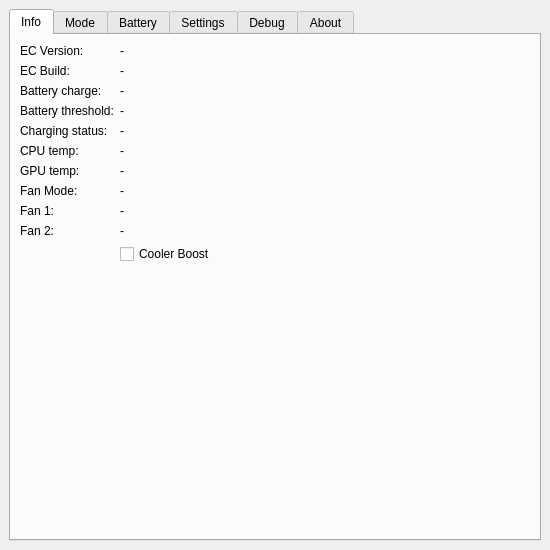
<?xml version="1.0" encoding="UTF-8"?>
<ui version="4.0">
 <class>MainWindow</class>
 <widget class="QMainWindow" name="MainWindow">
  <property name="geometry">
   <rect>
    <x>0</x>
    <y>0</y>
    <width>550</width>
    <height>550</height>
   </rect>
  </property>
  <property name="minimumSize">
   <size>
    <width>400</width>
    <height>400</height>
   </size>
  </property>
  <property name="windowTitle">
   <string notr="true">MControlCenter</string>
  </property>
  <widget class="QWidget" name="centralwidget">
   <property name="enabled">
    <bool>true</bool>
   </property>
   <layout class="QGridLayout" name="gridLayout">
    <item row="0" column="1">
     <widget class="QTabWidget" name="tabWidget">
      <property name="minimumSize">
       <size>
        <width>0</width>
        <height>0</height>
       </size>
      </property>
      <property name="currentIndex">
       <number>0</number>
      </property>
      <widget class="QWidget" name="infoTab">
       <property name="maximumSize">
        <size>
         <width>16777215</width>
         <height>16777215</height>
        </size>
       </property>
       <attribute name="title">
        <string>Info</string>
       </attribute>
       <layout class="QFormLayout" name="formLayout">
        <item row="0" column="0">
         <widget class="QLabel" name="ecVersionLabel">
          <property name="text">
           <string>EC Version:</string>
          </property>
         </widget>
        </item>
        <item row="0" column="1">
         <widget class="QLabel" name="ecVersionValueLabel">
          <property name="text">
           <string notr="true">-</string>
          </property>
         </widget>
        </item>
        <item row="1" column="0">
         <widget class="QLabel" name="ecBuildLabel">
          <property name="text">
           <string>EC Build:</string>
          </property>
         </widget>
        </item>
        <item row="1" column="1">
         <widget class="QLabel" name="ecBuildValueLabel">
          <property name="text">
           <string notr="true">-</string>
          </property>
         </widget>
        </item>
        <item row="2" column="0">
         <widget class="QLabel" name="BatteryChargeLabel">
          <property name="text">
           <string>Battery charge:</string>
          </property>
         </widget>
        </item>
        <item row="2" column="1">
         <widget class="QLabel" name="BatteryChargeValueLabel">
          <property name="text">
           <string notr="true">-</string>
          </property>
         </widget>
        </item>
        <item row="3" column="0">
         <widget class="QLabel" name="batteryThresholdLabel">
          <property name="text">
           <string>Battery threshold:</string>
          </property>
         </widget>
        </item>
        <item row="3" column="1">
         <widget class="QLabel" name="batteryThresholdValueLabel">
          <property name="text">
           <string notr="true">-</string>
          </property>
         </widget>
        </item>
        <item row="4" column="0">
         <widget class="QLabel" name="chargingStatusLabel">
          <property name="text">
           <string>Charging status:</string>
          </property>
         </widget>
        </item>
        <item row="4" column="1">
         <widget class="QLabel" name="chargingStatusValueLabel">
          <property name="text">
           <string notr="true">-</string>
          </property>
         </widget>
        </item>
        <item row="5" column="0">
         <widget class="QLabel" name="cpuTempLabel">
          <property name="text">
           <string>CPU temp:</string>
          </property>
         </widget>
        </item>
        <item row="5" column="1">
         <widget class="QLabel" name="cpuTempValueLabel">
          <property name="text">
           <string notr="true">-</string>
          </property>
         </widget>
        </item>
        <item row="6" column="0">
         <widget class="QLabel" name="gpuTempLabel">
          <property name="text">
           <string>GPU temp:</string>
          </property>
         </widget>
        </item>
        <item row="6" column="1">
         <widget class="QLabel" name="gpuTempValueLabel">
          <property name="text">
           <string notr="true">-</string>
          </property>
         </widget>
        </item>
        <item row="8" column="0">
         <widget class="QLabel" name="label_8">
          <property name="text">
           <string>Fan 1:</string>
          </property>
         </widget>
        </item>
        <item row="8" column="1">
         <widget class="QLabel" name="fan1ValueLabel">
          <property name="text">
           <string notr="true">-</string>
          </property>
         </widget>
        </item>
        <item row="9" column="0">
         <widget class="QLabel" name="label_9">
          <property name="text">
           <string>Fan 2:</string>
          </property>
         </widget>
        </item>
        <item row="9" column="1">
         <widget class="QLabel" name="fan2ValueLabel">
          <property name="text">
           <string notr="true">-</string>
          </property>
         </widget>
        </item>
        <item row="10" column="1">
         <widget class="QCheckBox" name="coolerBoostCheckBox">
          <property name="text">
           <string>Cooler Boost</string>
          </property>
         </widget>
        </item>
        <item row="11" column="0">
         <spacer name="verticalSpacer_2">
          <property name="orientation">
           <enum>Qt::Vertical</enum>
          </property>
          <property name="sizeHint" stdset="0">
           <size>
            <width>20</width>
            <height>40</height>
           </size>
          </property>
         </spacer>
        </item>
        <item row="11" column="1">
         <spacer name="verticalSpacer_3">
          <property name="orientation">
           <enum>Qt::Vertical</enum>
          </property>
          <property name="sizeHint" stdset="0">
           <size>
            <width>20</width>
            <height>40</height>
           </size>
          </property>
         </spacer>
        </item>
        <item row="7" column="0">
         <widget class="QLabel" name="label_14">
          <property name="text">
           <string>Fan Mode:</string>
          </property>
         </widget>
        </item>
        <item row="7" column="1">
         <widget class="QLabel" name="fanModeValueLabel">
          <property name="text">
           <string notr="true">-</string>
          </property>
         </widget>
        </item>
       </layout>
      </widget>
      <widget class="QWidget" name="modeTab">
       <attribute name="title">
        <string>Mode</string>
       </attribute>
       <layout class="QVBoxLayout" name="verticalLayout_2">
        <item>
         <widget class="QLabel" name="modeDescriptionLabel">
          <property name="text">
           <string>Choose the mode that best suits your use case</string>
          </property>
          <property name="alignment">
           <set>Qt::AlignJustify|Qt::AlignVCenter</set>
          </property>
          <property name="wordWrap">
           <bool>true</bool>
          </property>
         </widget>
        </item>
        <item>
         <widget class="Line" name="line_4">
          <property name="orientation">
           <enum>Qt::Horizontal</enum>
          </property>
         </widget>
        </item>
        <item>
         <layout class="QFormLayout" name="formLayout_4">
          <property name="fieldGrowthPolicy">
           <enum>QFormLayout::AllNonFixedFieldsGrow</enum>
          </property>
          <property name="rowWrapPolicy">
           <enum>QFormLayout::WrapLongRows</enum>
          </property>
          <property name="labelAlignment">
           <set>Qt::AlignLeading|Qt::AlignLeft|Qt::AlignVCenter</set>
          </property>
          <property name="formAlignment">
           <set>Qt::AlignHCenter|Qt::AlignTop</set>
          </property>
          <property name="horizontalSpacing">
           <number>10</number>
          </property>
          <property name="verticalSpacing">
           <number>6</number>
          </property>
          <item row="0" column="0">
           <widget class="QRadioButton" name="extremePerformanceModeRadioButton">
            <property name="text">
             <string>Extreme Performance</string>
            </property>
           </widget>
          </item>
          <item row="0" column="1">
           <widget class="QLabel" name="label_14">
            <property name="text">
             <string>A mode that boosts the highest possible performance</string>
            </property>
            <property name="wordWrap">
             <bool>true</bool>
            </property>
           </widget>
          </item>
          <item row="1" column="0">
           <widget class="QRadioButton" name="highPerformanceModeRadioButton">
            <property name="text">
             <string>High Performance</string>
            </property>
           </widget>
          </item>
          <item row="1" column="1">
           <widget class="QLabel" name="label_11">
            <property name="text">
             <string>A mode that provides the best system performance for multi-tasking and heavy duty</string>
            </property>
            <property name="wordWrap">
             <bool>true</bool>
            </property>
           </widget>
          </item>
          <item row="2" column="0">
           <widget class="QRadioButton" name="balancedModeRadioButton">
            <property name="text">
             <string>Balanced</string>
            </property>
           </widget>
          </item>
          <item row="2" column="1">
           <widget class="QLabel" name="label_10">
            <property name="text">
             <string>A mode that brings a balance between performance and battery live</string>
            </property>
            <property name="wordWrap">
             <bool>true</bool>
            </property>
           </widget>
          </item>
          <item row="3" column="0">
           <widget class="QRadioButton" name="silentModeRadioButton">
            <property name="text">
             <string>Silent</string>
            </property>
           </widget>
          </item>
          <item row="3" column="1">
           <widget class="QLabel" name="label_12">
            <property name="text">
             <string>A quiet mode that lowers the fan noise</string>
            </property>
            <property name="wordWrap">
             <bool>true</bool>
            </property>
           </widget>
          </item>
          <item row="4" column="0">
           <widget class="QRadioButton" name="superBatteryModeRadioButton">
            <property name="text">
             <string>Super Battery</string>
            </property>
           </widget>
          </item>
          <item row="4" column="1">
           <widget class="QLabel" name="label_13">
            <property name="text">
             <string>A power-saving mode that lowers the power consumption for basic needs</string>
            </property>
            <property name="wordWrap">
             <bool>true</bool>
            </property>
           </widget>
          </item>
         </layout>
        </item>
        <item>
         <spacer name="verticalSpacer_6">
          <property name="orientation">
           <enum>Qt::Vertical</enum>
          </property>
          <property name="sizeHint" stdset="0">
           <size>
            <width>20</width>
            <height>40</height>
           </size>
          </property>
         </spacer>
        </item>
       </layout>
      </widget>
      <widget class="QWidget" name="batteryTab">
       <attribute name="title">
        <string>Battery</string>
       </attribute>
       <layout class="QVBoxLayout" name="verticalLayout">
        <item>
         <widget class="QLabel" name="label_5">
          <property name="text">
           <string>If you mainly use your laptop with adaptor plugged, we suggest you set the charge capacity at a lower percentage (60% or 80%) to prolong your battery lifecycle</string>
          </property>
          <property name="alignment">
           <set>Qt::AlignJustify|Qt::AlignVCenter</set>
          </property>
          <property name="wordWrap">
           <bool>true</bool>
          </property>
         </widget>
        </item>
        <item>
         <widget class="Line" name="line">
          <property name="orientation">
           <enum>Qt::Horizontal</enum>
          </property>
         </widget>
        </item>
        <item>
         <layout class="QFormLayout" name="formLayout_2">
          <property name="fieldGrowthPolicy">
           <enum>QFormLayout::AllNonFixedFieldsGrow</enum>
          </property>
          <property name="rowWrapPolicy">
           <enum>QFormLayout::WrapLongRows</enum>
          </property>
          <property name="labelAlignment">
           <set>Qt::AlignLeading|Qt::AlignLeft|Qt::AlignVCenter</set>
          </property>
          <property name="formAlignment">
           <set>Qt::AlignHCenter|Qt::AlignTop</set>
          </property>
          <property name="horizontalSpacing">
           <number>10</number>
          </property>
          <property name="verticalSpacing">
           <number>6</number>
          </property>
          <item row="0" column="0">
           <widget class="QRadioButton" name="bestMobilityRadioButton">
            <property name="text">
             <string>Best for Mobility</string>
            </property>
            <property name="checkable">
             <bool>true</bool>
            </property>
           </widget>
          </item>
          <item row="0" column="1">
           <widget class="QLabel" name="label_4">
            <property name="text">
             <string>Charge the battery to 100% all the time</string>
            </property>
            <property name="wordWrap">
             <bool>true</bool>
            </property>
           </widget>
          </item>
          <item row="1" column="0">
           <widget class="QRadioButton" name="balancedBatteryRadioButton">
            <property name="text">
             <string>Balanced</string>
            </property>
           </widget>
          </item>
          <item row="1" column="1">
           <widget class="QLabel" name="label_6">
            <property name="text">
             <string>Charge the battery when under 70%, stop at 80%</string>
            </property>
            <property name="wordWrap">
             <bool>true</bool>
            </property>
           </widget>
          </item>
          <item row="2" column="0">
           <widget class="QRadioButton" name="bestBatteryRadioButton">
            <property name="text">
             <string>Best for battery</string>
            </property>
           </widget>
          </item>
          <item row="2" column="1">
           <widget class="QLabel" name="label_7">
            <property name="text">
             <string>Charge the battery when under 50%, stop at 60%</string>
            </property>
            <property name="wordWrap">
             <bool>true</bool>
            </property>
           </widget>
          </item>
          <item row="3" column="0">
           <widget class="QRadioButton" name="customBatteryThresholdRadioButton">
            <property name="text">
             <string>Custom</string>
            </property>
           </widget>
          </item>
          <item row="3" column="1">
           <layout class="QHBoxLayout" name="horizontalLayout_3">
            <property name="sizeConstraint">
             <enum>QLayout::SetMinimumSize</enum>
            </property>
            <item>
             <widget class="QSpinBox" name="customBatteryThresholdSpinBox">
              <property name="enabled">
               <bool>false</bool>
              </property>
              <property name="minimumSize">
               <size>
                <width>52</width>
                <height>0</height>
               </size>
              </property>
              <property name="alignment">
               <set>Qt::AlignCenter</set>
              </property>
              <property name="minimum">
               <number>30</number>
              </property>
              <property name="maximum">
               <number>100</number>
              </property>
             </widget>
            </item>
            <item>
             <widget class="QPushButton" name="customBatteryApplyButton">
              <property name="enabled">
               <bool>false</bool>
              </property>
              <property name="text">
               <string>Apply</string>
              </property>
             </widget>
            </item>
            <item>
             <spacer name="horizontalSpacer_3">
              <property name="orientation">
               <enum>Qt::Horizontal</enum>
              </property>
              <property name="sizeHint" stdset="0">
               <size>
                <width>40</width>
                <height>20</height>
               </size>
              </property>
             </spacer>
            </item>
           </layout>
          </item>
         </layout>
        </item>
        <item>
         <spacer name="verticalSpacer_5">
          <property name="orientation">
           <enum>Qt::Vertical</enum>
          </property>
          <property name="sizeHint" stdset="0">
           <size>
            <width>20</width>
            <height>40</height>
           </size>
          </property>
         </spacer>
        </item>
       </layout>
      </widget>
      <widget class="QWidget" name="settingsTab">
       <attribute name="title">
        <string>Settings</string>
       </attribute>
       <layout class="QVBoxLayout" name="verticalLayout_4">
        <item>
         <widget class="QLabel" name="keyboardBacklitLabel">
          <property name="text">
           <string>Keyboard Backlit</string>
          </property>
         </widget>
        </item>
        <item>
         <widget class="QComboBox" name="keyboardBacklightModeComboBox">
          <item>
           <property name="text">
            <string>Always on</string>
           </property>
          </item>
          <item>
           <property name="text">
            <string>Auto turn off in 10 sec</string>
           </property>
          </item>
         </widget>
        </item>
        <item>
         <widget class="QSlider" name="keyboardBrightnessSlider">
          <property name="sizePolicy">
           <sizepolicy hsizetype="Preferred" vsizetype="Fixed">
            <horstretch>0</horstretch>
            <verstretch>0</verstretch>
           </sizepolicy>
          </property>
          <property name="maximum">
           <number>3</number>
          </property>
          <property name="pageStep">
           <number>1</number>
          </property>
          <property name="orientation">
           <enum>Qt::Horizontal</enum>
          </property>
          <property name="tickPosition">
           <enum>QSlider::TicksBothSides</enum>
          </property>
          <property name="tickInterval">
           <number>1</number>
          </property>
         </widget>
        </item>
        <item>
         <widget class="Line" name="line_2">
          <property name="orientation">
           <enum>Qt::Horizontal</enum>
          </property>
         </widget>
        </item>
        <item>
         <widget class="QCheckBox" name="fnSuperSwapCheckBox">
          <property name="toolTip">
           <string>Swap FN and Super buttons</string>
          </property>
          <property name="text">
           <string>FN ⇄ Super</string>
          </property>
         </widget>
        </item>
        <item>
         <widget class="QCheckBox" name="webCamCheckBox">
          <property name="text">
           <string>WebCam</string>
          </property>
         </widget>
        </item>
        <item>
         <widget class="QCheckBox" name="usbPowerShareCheckBox">
          <property name="text">
           <string>USB Power Share</string>
          </property>
         </widget>
        </item>
        <item>
         <spacer name="verticalSpacer">
          <property name="orientation">
           <enum>Qt::Vertical</enum>
          </property>
          <property name="sizeHint" stdset="0">
           <size>
            <width>20</width>
            <height>40</height>
           </size>
          </property>
         </spacer>
        </item>
       </layout>
      </widget>
      <widget class="QWidget" name="debugTab">
       <attribute name="title">
        <string>Debug</string>
       </attribute>
       <widget class="QSpinBox" name="ValueSpinBox">
        <property name="geometry">
         <rect>
          <x>180</x>
          <y>60</y>
          <width>121</width>
          <height>31</height>
         </rect>
        </property>
        <property name="maximum">
         <number>255</number>
        </property>
       </widget>
       <widget class="QLineEdit" name="addressEdit">
        <property name="geometry">
         <rect>
          <x>50</x>
          <y>60</y>
          <width>113</width>
          <height>25</height>
         </rect>
        </property>
       </widget>
       <widget class="QLabel" name="label">
        <property name="geometry">
         <rect>
          <x>80</x>
          <y>30</y>
          <width>54</width>
          <height>17</height>
         </rect>
        </property>
        <property name="text">
         <string notr="true">Address</string>
        </property>
       </widget>
       <widget class="QLabel" name="label_2">
        <property name="geometry">
         <rect>
          <x>190</x>
          <y>30</y>
          <width>54</width>
          <height>17</height>
         </rect>
        </property>
        <property name="text">
         <string notr="true">Value</string>
        </property>
       </widget>
       <widget class="QPushButton" name="ReadValueButton">
        <property name="geometry">
         <rect>
          <x>60</x>
          <y>120</y>
          <width>80</width>
          <height>25</height>
         </rect>
        </property>
        <property name="text">
         <string notr="true">Read Value</string>
        </property>
       </widget>
       <widget class="QPushButton" name="WriteValueButton">
        <property name="geometry">
         <rect>
          <x>190</x>
          <y>120</y>
          <width>80</width>
          <height>25</height>
         </rect>
        </property>
        <property name="text">
         <string notr="true">Write Value</string>
        </property>
       </widget>
      </widget>
      <widget class="QWidget" name="aboutTab">
       <attribute name="title">
        <string>About</string>
       </attribute>
       <layout class="QGridLayout" name="gridLayout_2">
        <item row="2" column="1">
         <layout class="QFormLayout" name="aboutTabFormLayout">
          <property name="rowWrapPolicy">
           <enum>QFormLayout::WrapLongRows</enum>
          </property>
          <item row="0" column="0">
           <widget class="QLabel" name="versionLabel">
            <property name="text">
             <string>Version:</string>
            </property>
           </widget>
          </item>
          <item row="1" column="0">
           <widget class="QLabel" name="gitHubLabel">
            <property name="text">
             <string>GitHub:</string>
            </property>
           </widget>
          </item>
          <item row="1" column="1">
           <widget class="QLabel" name="gitHubValueLabel">
            <property name="text">
             <string notr="true">&lt;a href=&quot;https://github.com/dmitry-s93/MControlCenter&quot;&gt;https://github.com/dmitry-s93/MControlCenter&lt;/a&gt;</string>
            </property>
            <property name="openExternalLinks">
             <bool>true</bool>
            </property>
            <property name="textInteractionFlags">
             <set>Qt::TextBrowserInteraction</set>
            </property>
           </widget>
          </item>
          <item row="2" column="0">
           <widget class="QLabel" name="bugTrackerLabel">
            <property name="text">
             <string>Bug tracker:</string>
            </property>
           </widget>
          </item>
          <item row="2" column="1">
           <widget class="QLabel" name="bugTrackerValueLabel">
            <property name="text">
             <string notr="true">&lt;a href=&quot;https://github.com/dmitry-s93/MControlCenter/issues&quot;&gt;https://github.com/dmitry-s93/MControlCenter/issues&lt;/a&gt;</string>
            </property>
            <property name="openExternalLinks">
             <bool>true</bool>
            </property>
            <property name="textInteractionFlags">
             <set>Qt::TextBrowserInteraction</set>
            </property>
           </widget>
          </item>
          <item row="0" column="1">
           <widget class="QLabel" name="versionValueLabel">
            <property name="text">
             <string notr="true">0.3.2</string>
            </property>
           </widget>
          </item>
         </layout>
        </item>
        <item row="2" column="3">
         <spacer name="horizontalSpacer_2">
          <property name="orientation">
           <enum>Qt::Horizontal</enum>
          </property>
          <property name="sizeType">
           <enum>QSizePolicy::MinimumExpanding</enum>
          </property>
          <property name="sizeHint" stdset="0">
           <size>
            <width>0</width>
            <height>20</height>
           </size>
          </property>
         </spacer>
        </item>
        <item row="2" column="0">
         <spacer name="horizontalSpacer">
          <property name="orientation">
           <enum>Qt::Horizontal</enum>
          </property>
          <property name="sizeType">
           <enum>QSizePolicy::MinimumExpanding</enum>
          </property>
          <property name="sizeHint" stdset="0">
           <size>
            <width>0</width>
            <height>20</height>
           </size>
          </property>
         </spacer>
        </item>
        <item row="0" column="0" colspan="4">
         <widget class="QLabel" name="label_3">
          <property name="text">
           <string>An application that allows you to change the settings of MSI laptops running Linux</string>
          </property>
          <property name="alignment">
           <set>Qt::AlignJustify|Qt::AlignVCenter</set>
          </property>
          <property name="wordWrap">
           <bool>true</bool>
          </property>
         </widget>
        </item>
        <item row="3" column="1">
         <spacer name="verticalSpacer_4">
          <property name="orientation">
           <enum>Qt::Vertical</enum>
          </property>
          <property name="sizeHint" stdset="0">
           <size>
            <width>20</width>
            <height>40</height>
           </size>
          </property>
         </spacer>
        </item>
        <item row="1" column="0" colspan="4">
         <widget class="Line" name="line_3">
          <property name="orientation">
           <enum>Qt::Horizontal</enum>
          </property>
         </widget>
        </item>
       </layout>
      </widget>
     </widget>
    </item>
   </layout>
  </widget>
  <widget class="QMenuBar" name="menubar">
   <property name="geometry">
    <rect>
     <x>0</x>
     <y>0</y>
     <width>550</width>
     <height>30</height>
    </rect>
   </property>
   <property name="acceptDrops">
    <bool>true</bool>
   </property>
  </widget>
 </widget>
 <resources/>
 <connections/>
</ui>
